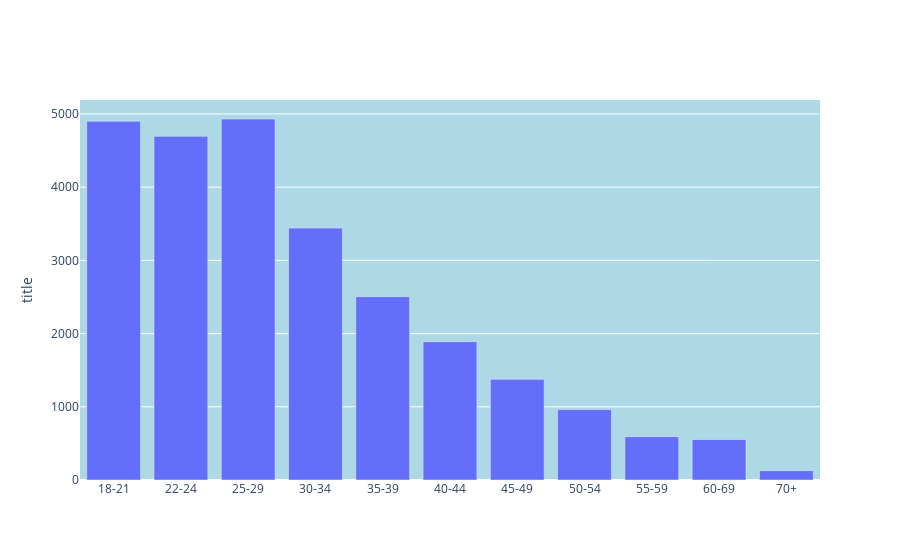

The cell this chart's notebook holds for it:
### Markdown cell above
## 막대그래프 Q1
- 위결과 q1에 저장

### Code cell
q1_df = df['Q1'].value_counts()

CATEGORY_ORDER = ["18-21", "22-24", "25-29", "30-34", "35-39", "40-44", "45-49", "50-54", "55-59", "60-69", "70+"]

fig = go.Figure()
fig.add_trace(
    #시각화의 종류
    go.Bar(x = q1_df.index, y = q1_df.values)
) #시각화 차트 생성
#시각화 스타일
fig.update_layout(
    xaxis = dict(categoryorder = 'array', categoryarray = (CATEGORY_ORDER)),
    plot_bgcolor='lightblue',
    yaxis = dict(title = 'title')

)


fig.show()

### Figure 1 — Plotly figure (JSON) as saved in the notebook; plotly's stock layout.template omitted (floating-point values rounded to 4 significant figures)
{"data": [{"type": "bar", "x": ["25-29", "18-21", "22-24", "30-34", "35-39", "40-44", "45-49", "50-54", "55-59", "60-69", "70+"], "y": [4931, 4901, 4694, 3441, 2504, 1890, 1375, 962, 592, 553, 128]}], "layout": {"autosize": true, "plot_bgcolor": "lightblue", "xaxis": {"autorange": true, "categoryarray": ["18-21", "22-24", "25-29", "30-34", "35-39", "40-44", "45-49", "50-54", "55-59", "60-69", "70+"], "categoryorder": "array", "range": [-0.5, 10.5], "type": "category"}, "yaxis": {"autorange": true, "range": [0, 5191.0], "title": {"text": "title"}, "type": "linear"}}}
